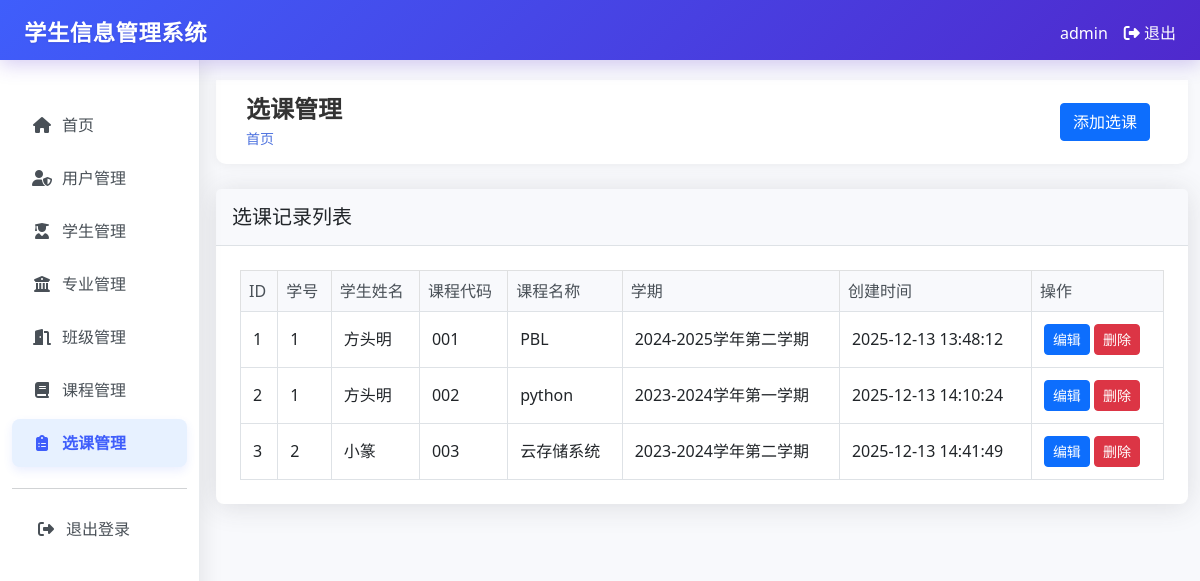
The page /enrollments (signed in) on the database its author committed.
### tables this page shows
CREATE TABLE enrollments (
        id INTEGER PRIMARY KEY AUTOINCREMENT,
        student_id INTEGER,
        course_id INTEGER,
        grade REAL,
        semester TEXT,
        created_at TIMESTAMP DEFAULT CURRENT_TIMESTAMP,
        FOREIGN KEY (student_id) REFERENCES students (id),
        FOREIGN KEY (course_id) REFERENCES courses (id)
    );

CREATE TABLE students (
        id INTEGER PRIMARY KEY AUTOINCREMENT,
        student_id TEXT UNIQUE NOT NULL,
        name TEXT NOT NULL,
        gender TEXT NOT NULL,
        birth_date TEXT,
        address TEXT,
        phone TEXT,
        email TEXT,
        major_id INTEGER,
        class_id INTEGER,
        enrollment_date TEXT,
        created_by INTEGER,
        created_at TIMESTAMP DEFAULT CURRENT_TIMESTAMP,
        FOREIGN KEY (major_id) REFERENCES majors (id),
        FOREIGN KEY (class_id) REFERENCES classes (id),
        FOREIGN KEY (created_by) REFERENCES users (id)
    );

CREATE TABLE courses (
        id INTEGER PRIMARY KEY AUTOINCREMENT,
        code TEXT UNIQUE NOT NULL,
        name TEXT NOT NULL,
        description TEXT,
        credits INTEGER,
        created_at TIMESTAMP DEFAULT CURRENT_TIMESTAMP
    );

### app.py (the view, shortened to what this page needs)
@app.route("/enrollments")
@login_required
def enrollments():
    conn = get_db_connection()
    if session.get("role") == "admin":
        enrollments = conn.execute("""
            SELECT e.*, s.name as student_name, s.student_id, c.name as course_name, c.code
            FROM enrollments e
            JOIN students s ON e.student_id = s.id
            JOIN courses c ON e.course_id = c.id
            ORDER BY e.id ASC
        """).fetchall()
    conn.close()
    return render_template("enrollments/index.html", enrollments=enrollments)

### app.py (called while the page is built)
def login_required(f):
    @wraps(f)
    def decorated_function(*args, **kwargs):
        if "user_id" not in session:
            return redirect(url_for("login"))
        return f(*args, **kwargs)
    return decorated_function

def get_db_connection():
    conn = sqlite3.connect("student_management.db")
    conn.row_factory = sqlite3.Row
    return conn

### templates/enrollments/index.html (shortened to what this page needs)
{% extends "base.html" %}
{% block header %}选课管理{% endblock %}
{% block actions %}
<a href="{{ url_for('create_enrollment') }}" class="btn btn-primary">添加选课</a>
{% endblock %}
{% block content %}
<div class="card">
    <div class="card-header">
        <h5 class="card-title mb-0">选课记录列表</h5>
    </div>
    <div class="card-body">
        <div class="table-responsive">
            <table class="table table-bordered table-hover">
                <thead class="table-light">
                    <tr>
                        <th>ID</th>
                        <th>学号</th>
                        <th>学生姓名</th>
                        <th>课程代码</th>
                        <th>课程名称</th>
                        <th>学期</th>
                        <th>创建时间</th>
                        <th>操作</th>
                    </tr>
                </thead>
                <tbody>
                    {% for enrollment in enrollments %}
                    <tr>
                        <td>{{ enrollment.id }}</td>
                        <td>{{ enrollment.student_id }}</td>
                        <td>{{ enrollment.student_name }}</td>
                        <td>{{ enrollment.code }}</td>
                        <td>{{ enrollment.course_name }}</td>
                        <td>{{ enrollment.semester }}</td>
                        <td>{{ enrollment.created_at }}</td>
                        <td>
                            <a href="{{ url_for('edit_enrollment', enrollment_id=enrollment.id) }}" class="btn btn-sm btn-primary">编辑</a>
                            <form action="{{ url_for('delete_enrollment', enrollment_id=enrollment.id) }}" method="post" style="display: inline;" onsubmit="return confirm('确定要删除此选课记录吗？');">
                                <button type="submit" class="btn btn-sm btn-danger">删除</button>
                            </form>
                        </td>
                    </tr>
                    {% endfor %}
                </tbody>
            </table>
        </div>
    </div>
</div>
{% endblock %}

### templates/base.html (style rules this page uses)
.card { margin-bottom: 20px; }
body { font-family: 'Segoe UI', Tahoma, Geneva, Verdana, sans-serif; background-color: #f8f9fc; color: #495057; }
.card { border: none; border-radius: 0.5rem; box-shadow: 0 0.15rem 1.75rem 0 rgba(58, 59, 69, 0.15); }
.card-header { background-color: #f8f9fc; border-bottom: 1px solid #dee2e6; padding: 1rem; }
.card-body { padding: 1.5rem; }
.table { margin-bottom: 0; }
.table th { background-color: #f8f9fc; font-weight: 500; color: #495057; border-bottom: 1px solid #dee2e6; }
.table td { vertical-align: middle; padding: 0.75rem; }
.btn { border-radius: 0.25rem; font-weight: 500; transition: all 0.3s ease; }
.btn-danger { background-color: #dc3545; border-color: #dc3545; }

### rows shown on the page
enrollments: id "1", student_id "1", student_name "方头明", code "001", course_name "PBL", semester "2024-2025学年第二学期", created_at "2025-12-13 13:48:12"
enrollments: id "2", student_id "1", student_name "方头明", code "002", course_name "python", semester "2023-2024学年第一学期", created_at "2025-12-13 14:10:24"
enrollments: id "3", student_id "2", student_name "小篆", code "003", course_name "云存储系统", semester "2023-2024学年第二学期", created_at "2025-12-13 14:41:49"

### other values the page prints
{{ session.username }} "admin"
